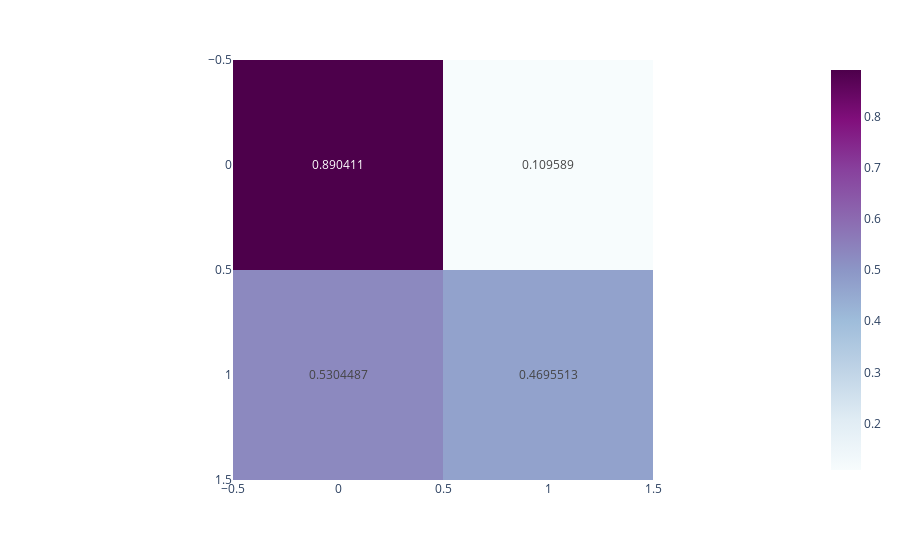

This figure's notebook cell:
### Markdown cell above
Los mejores modelos encontrados son:

- Random Forest con:  
    - 15 características
    - criterion: 'log_loss'
    - max_features: 'log2'
    - n_estimators: 300  

      
  
- LightGBM con:
    - 15 características
    - learning_rate: 0.02
    - max_depth: 50

### Code cell
#Random Forest
RF_pipe.set_params(Selection__k=15)
RF_pipe.set_params(clf__criterion='log_loss')
RF_pipe.set_params(clf__max_features='log2')
RF_pipe.set_params(clf__n_estimators=300)

ti_RF = time.time()
RF_pipe.fit(X_train,y_train)
t_RF = time.time()-ti_RF

y_RF = RF_pipe.predict(X_test)
f1_RFO = reporte(y_RF, y_test, 'Random Forest Optimizado', t_RF)
f1_RFO

### Figure 1 — Plotly figure (JSON) as saved in the notebook; plotly's stock layout.template omitted (floating-point values rounded to 4 significant figures)
{"data": [{"coloraxis": "coloraxis", "hovertemplate": "x: %{x}<br>y: %{y}<br>color: %{z}<extra></extra>", "name": "0", "texttemplate": "%{z}", "type": "heatmap", "xaxis": "x", "yaxis": "y", "z": [[0.8904, 0.1096], [0.5304, 0.4696]]}], "layout": {"coloraxis": {"colorscale": [[0, "rgb(247,252,253)"], [0.125, "rgb(224,236,244)"], [0.25, "rgb(191,211,230)"], [0.375, "rgb(158,188,218)"], [0.5, "rgb(140,150,198)"], [0.625, "rgb(140,107,177)"], [0.75, "rgb(136,65,157)"], [0.875, "rgb(129,15,124)"], [1, "rgb(77,0,75)"]]}, "margin": {"t": 60}, "xaxis": {"anchor": "y", "constrain": "domain", "domain": [0, 1], "scaleanchor": "y"}, "yaxis": {"anchor": "x", "autorange": "reversed", "constrain": "domain", "domain": [0, 1]}}}
